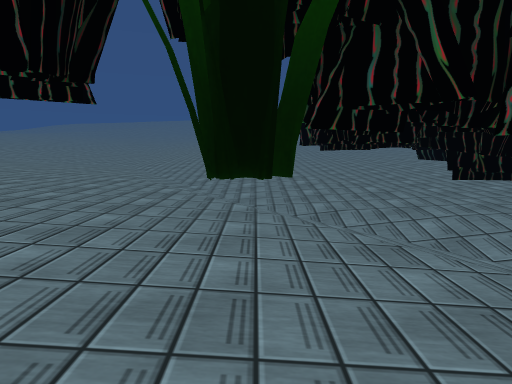
View 1 (above)

24 first-person views from a walk through a scene from a Unity 3-D project. The camera is 1.2 m above the floor, tilts 6° down and sees 70° across. The floor is counted in squares, 2 m on a side. Each view is taken from the middle of a square. On the plan, view 1 faces up. The plan holds only what a view shows up to about 10 squares ahead; the rest is blank. The place goes on beyond the plan. Some surface patterns are stand-ins.

View 2
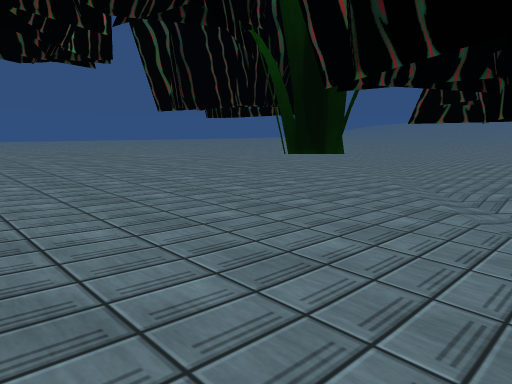

View 3
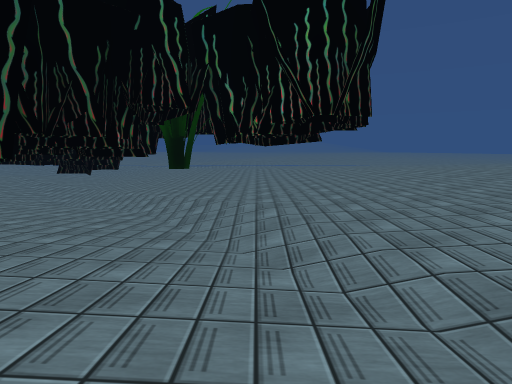

View 4
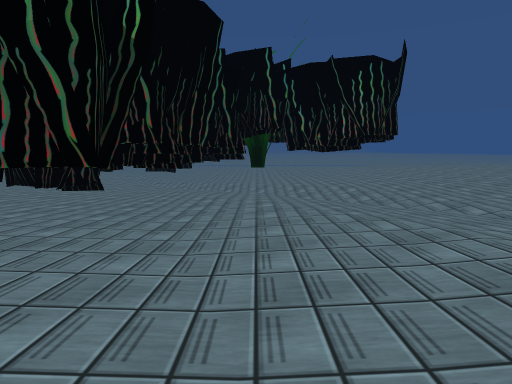

View 5
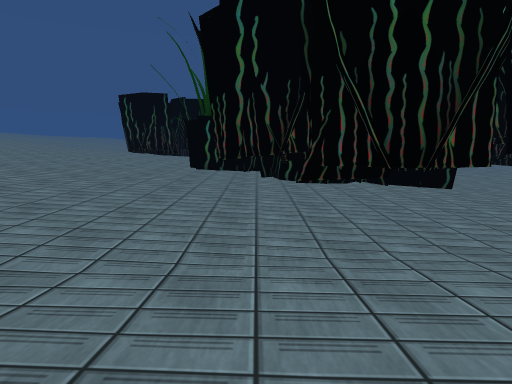

View 6
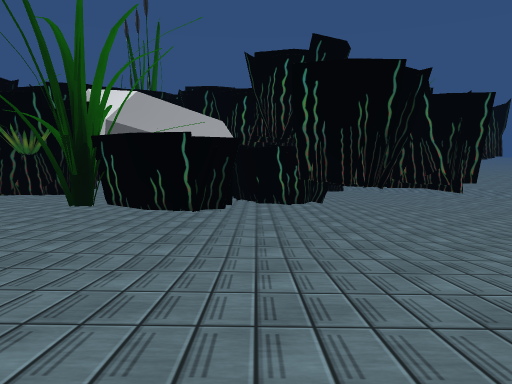

View 7
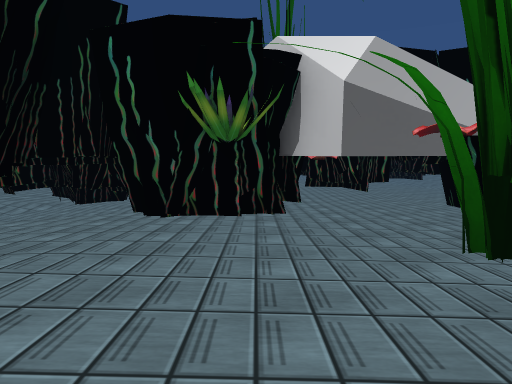

View 8
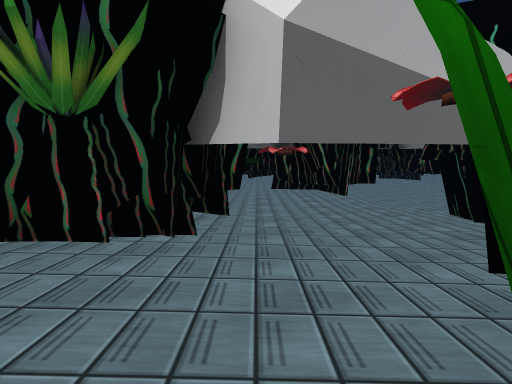

View 9
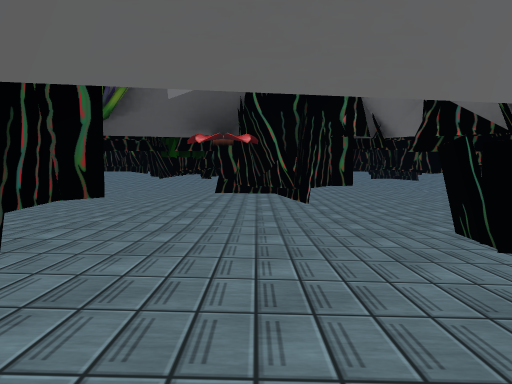

View 10
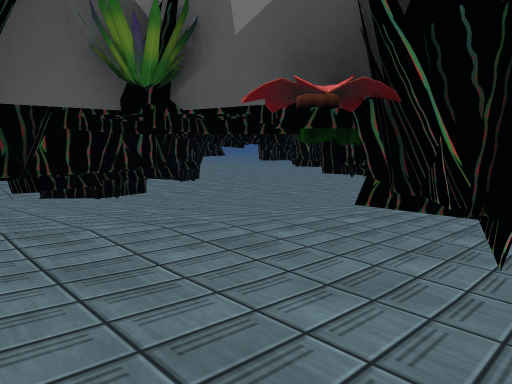

View 11
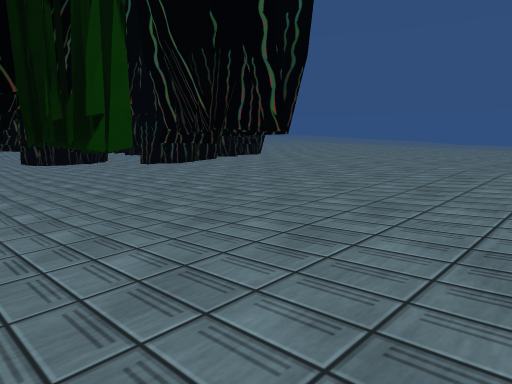

View 12
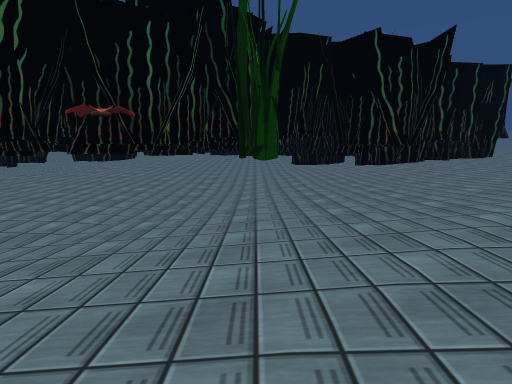

View 13
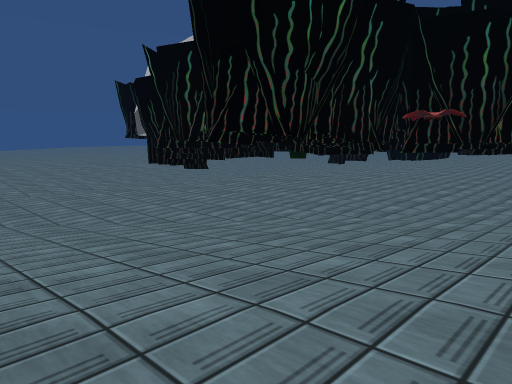

View 14
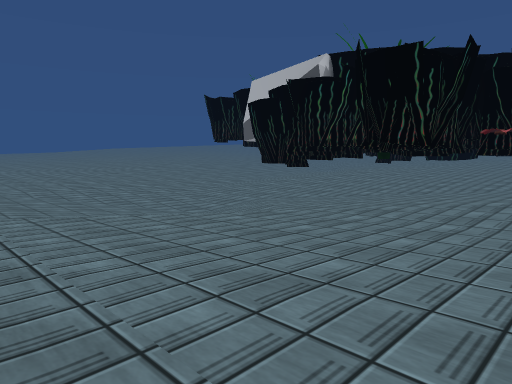

View 15
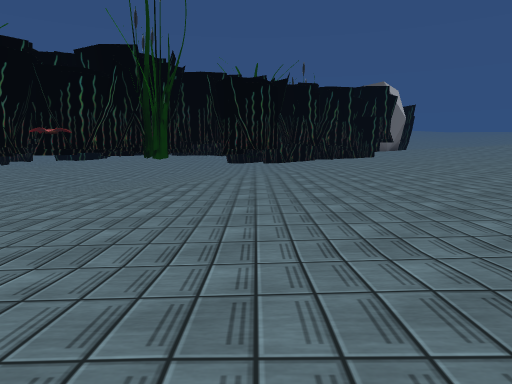

View 16
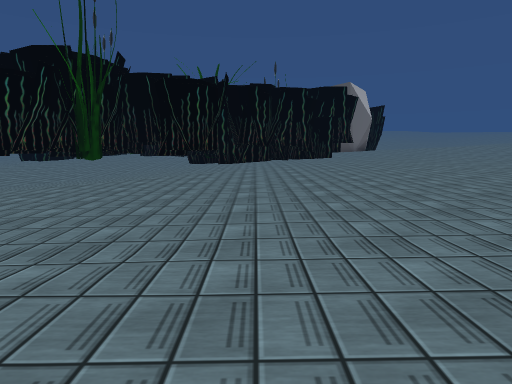

View 17
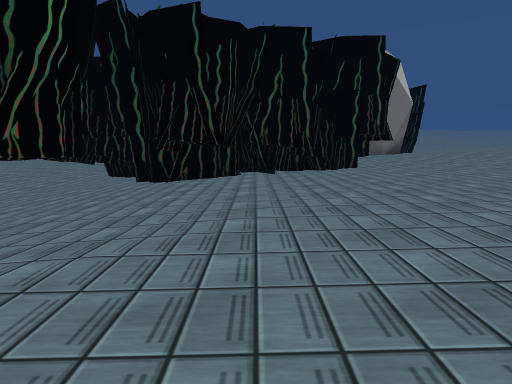

View 18
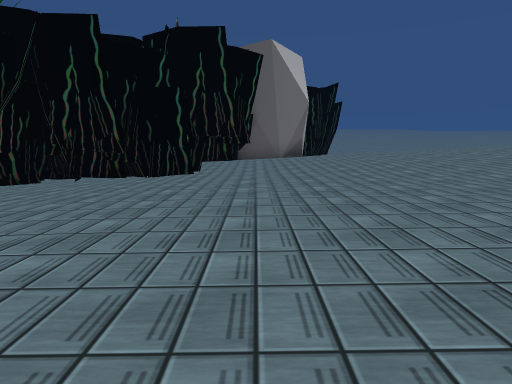

View 19
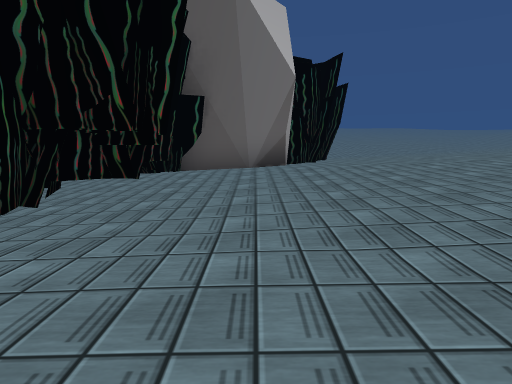

View 20
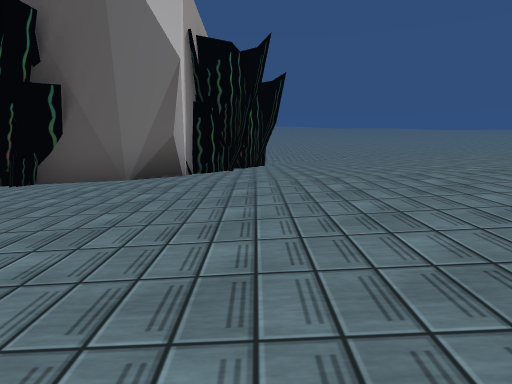

View 21
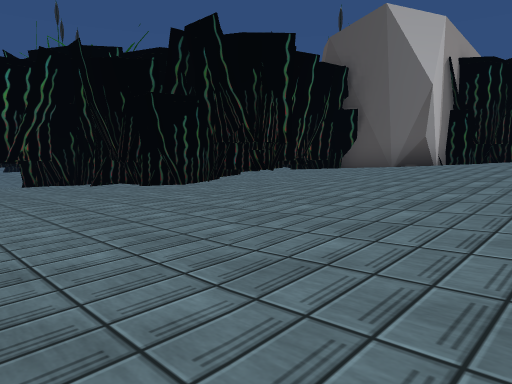

View 22
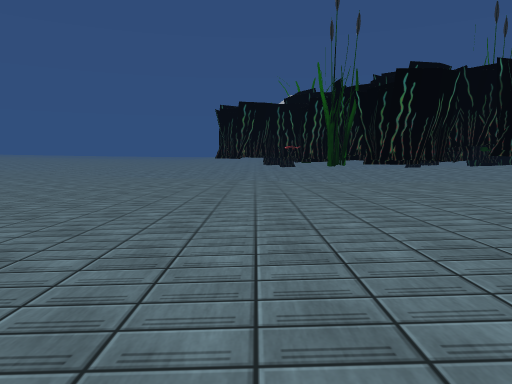

View 23
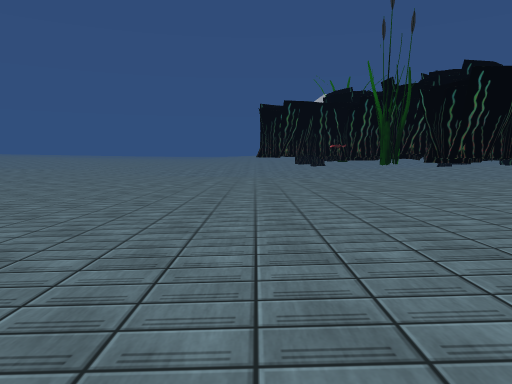

View 24
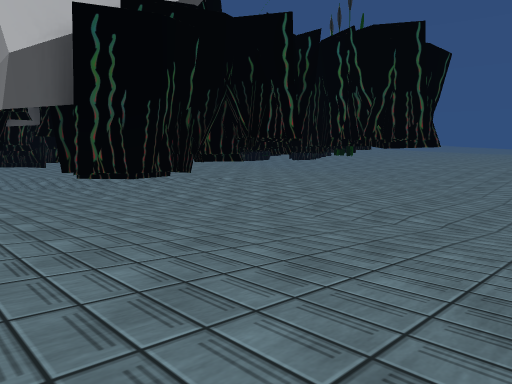

### Floor plan
Key: @ floor where view 1 was taken; # wall or solid block; x gap in a wall; . main floor; : floor 0.25 m higher than the main floor; - floor 0.25 m lower than the main floor; + floor 0.5 m higher than the main floor; _ floor 0.5 m lower than the main floor; * floor 0.75 m higher than the main floor; < floor 0.75 m lower than the main floor; % floor 1 m higher than the main floor; ( floor 1 m lower than the main floor; & floor 1.25 m higher than the main floor; ! floor 1.25 m lower than the main floor; $ floor 1.5 m higher than the main floor; ? floor 1.5 m lower than the main floor; / step, stairs or slope; O other object.
Columns run from 4 left of view 1 to 29 right of it. Each row starts with its distance up from view 1.
 21            /
 20           ///
 19          ////&
 18          //%%%
 17        //**%%%% &
 16       /++***%%%%%%
 15     ::++++**OO#%%%/
 14    /.:::++++O #%%%/          OOO$$
 13   /:..::OOO+OO****/#           #$$
 12   /:..OOOO## +O ##*/         OOO$$
 11  //...OO ##   ++O##          OO&$$
 10 .-//...   # #::+OO#.      O###&&$$
  9 .///..#   ###::::### O    OO%%&&$$
  8 ..///-# OO# ..O:::O##O    OO%%%&&$
  7 ..////##OO#..OOO..OOOO   OOO%%%%&&
  6 ..///_###OO-.. O...-###  O##O%%%%/
  5 ..////_O###-. ###.--#####OO+**%%//
  4 ../////OO OOO O #--_-.##::+++**///
  3 . -/_O//_ #  OOOOOO_/.##::++++**//
  2 .  x#_///    O  O __//..::++++++*/
  1 .////_O//       OO__OO..:::+++++++
  0 ./-/@//((     #OOO<_OO..::::+++
 -1    ////(O     #O#<#_////.::::++
 -2       <(O#OO####O</////..::::::
 -3       /<O##O__#_<<////....::::::
 -4       //((/_/<#<<<///.......:::::
 -5       //((</// <<///-.........::
 -6      ////((////(///---..........:
 -7      _///((//((///_----.........
 -8      __///((/////___----.......
 -9      ___///!!///_____-----...
-10         ////?//<__ ___-----.
-11        <<//// /<___ ------
-12        <<<////_____  ----
-13           ////_____
-14                ----

Positions as (right, up) in squares from view 1, and headings:
1: (0, 0), facing up
2: (2, -1), facing up-left
3: (-2, 11), facing down
4: (0, 15), facing down
5: (-2, 13), facing right
6: (7, 21), facing down
7: (12, 17), facing down
8: (11, 15), facing down
9: (10, 13), facing down
10: (9, 10), facing down-right
11: (13, -4), facing up-right
12: (14, -8), facing up
13: (14, -9), facing up-left
14: (14, -14), facing up-left
15: (17, -12), facing up
16: (19, -12), facing up
17: (20, -4), facing up
18: (24, -3), facing up
19: (25, 2), facing up
20: (27, 4), facing up
21: (29, 1), facing up-left
22: (28, -4), facing left
23: (28, -6), facing left
24: (1, -9), facing up-right
